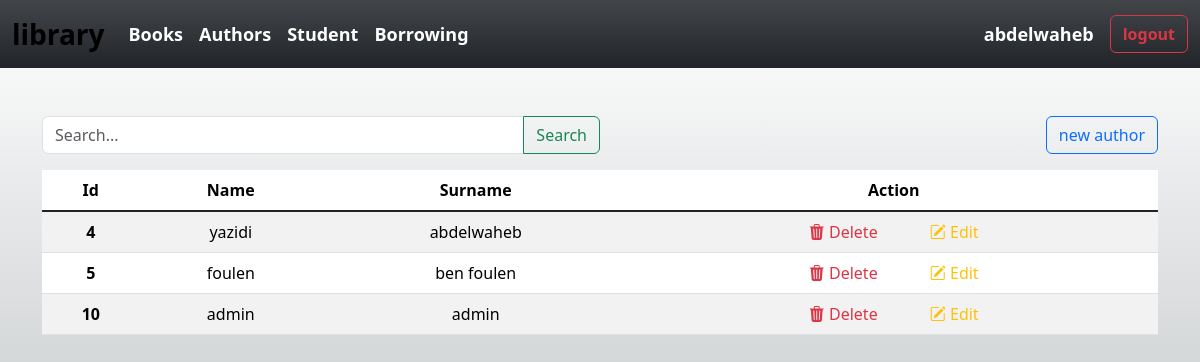
Screenshot of /book/author (signed in) with the database file from the repository.
### users/models.py (models this page shows)
class Users(models.Model):
    info = models.OneToOneField(User,null=False,on_delete=models.CASCADE)
    reset_password_token = models.CharField(max_length=50,default="",blank=True)
    reset_password_expire = models.DateTimeField(null=True,blank=True)
    active = models.BooleanField(default=True,null=False)

### book/models.py (models this page shows)
class Author(models.Model):
    name = models.TextField(max_length=30,null=False)
    surname = models.TextField(max_length=30,null=False)

### book/views.py (the view)
# urls.py: path('author', index_author, name='author'),
@login_required
def index_author (req):
    data = Author.objects.all()
    user=Users.objects.get(info__username=req.user.username)
    x={
        "authors" : data,
        'user':user
    }
    if req.method=='GET' and req.GET.get('search') :
        mc=req.GET.get('search')
        data=Author.objects.filter(Q(name__contains=mc) | Q(surname__contains=mc))
        x['search']=mc
        x['authors']=data
    return render(req,'author/index.html',x)

### templates/author/index.html
{% extends  'index.html' %}
{% block body %}
<div class="w-100 mb-3 d-flex justify-content-between">
  <form class="input-group w-50" method="get">
    <input type="text" value="{{search}}" name="search" style="box-shadow: none;" class="form-control" placeholder="Search..." aria-label="Recipient's username" aria-describedby="basic-addon2">
    <button type="submit" class="btn btn-outline-success" id="basic-addon2">Search</button>
</form>
    <a class="btn btn-outline-primary" href="{% url 'new_author' %}">new author</a>
</div>
<table class="table table-striped table-hover">
    <thead>
      <tr>
        <th scope="col">Id</th>
        <th scope="col">Name</th>
        <th scope="col">Surname</th>
        <th scope="col">Action</th>
      </tr>
    </thead>
    <tbody class="table-group-divider">
        {% for i in authors %}
      <tr>
        <th scope="row">{{i.id}}</th>
        <td>{{i.name}}</td>
        <td>{{i.surname}}</td>
        <td>
          <a class="text-danger me-5" onclick="return confirm('vous etez sur  de supremer')" href="{% url 'delete_author' i.id %}"><i class="bi bi-trash3-fill"></i> Delete</a>
          <a class="text-warning" href="{% url 'edit_author' i.id %}"><i class="bi bi-pencil-square"></i> Edit</a>
        </td>
      </tr>
      {% endfor %}
    </tbody>
  </table>
{% endblock %}

### templates/index.html (shortened to what this page needs)
<!DOCTYPE html>
<html lang="en">
<head>
    <link href="https://cdn.jsdelivr.net/npm/bootstrap@5.3.3/dist/css/bootstrap.min.css" rel="stylesheet">
    <link rel="stylesheet" href="https://cdn.jsdelivr.net/npm/bootstrap-icons@1.11.3/font/bootstrap-icons.min.css">
  </head>
<body>
    <nav class="navbar navbar-expand-lg bg-gradient bg-dark">
        <div class="container-fluid">
          <a class="navbar-brand fw-bold fs-3" href=" {% url 'home' %} ">library</a>
          <div class="collapse navbar-collapse" id="navbarSupportedContent">
            <ul class="navbar-nav me-auto mb-2 mb-lg-0">
              <li class="nav-item">
                <a class="nav-link" href="{% url 'book' %}">Books</a>
              </li>
              <li class="nav-item">
                <a class="nav-link" href="{% url 'author' %}">Authors</a>
              </li>
              <li class="nav-item">
                <a class="nav-link " href="{% url 'student' %}" >Student</a>
              </li>
              <li class="nav-item">
                <a class="nav-link " href="{% url 'borrowing' %}" >Borrowing</a>
              </li>
            </ul>
            <div class="d-flex align-items-center" >
              {% if user.info.is_authenticated == True %}
              {% if user.info.last_name or user.info.first_name %}
              <a class="nav-link text-white title" data-text="Profile" href="{% url 'profile' %}">{{user.info.first_name}}  {{user.info.last_name}}</a>
              {%else%}
              <a class="nav-link text-white title" data-text="Profile" href="{% url 'profile' %}">{{user.info.username}}</a>
              {%endif%}
              <a  class="ms-3 btn fw-bold btn-outline-danger" href="{% url 'logout' %}">logout</a>
              {%else%}
              <a  class="btn fw-bold btn-outline-success" href="{% url 'signin' %}">Sign in</a>
              {%endif%}
            </div>
          </div>
        </div>
      </nav>
      <div class="container mt-5">
        {% block body %}
        {% endblock %}
      </div>
</body>
</html>

### templates/index.html (style rules this page uses)
a { text-decoration: none; }
th,td { text-align: center; }
.nav-link { color: #fff; font-weight: 600; font-size: large; }
body { min-height: 100vh; background: linear-gradient(rgb(255, 255, 255),rgb(161, 167, 170)); }

### rows the page displays
Users: info.username "abdelwaheb"
Author: id "4", name "yazidi", surname "abdelwaheb"
Author: id "5", name "foulen", surname "ben foulen"
Author: id "10", name "admin", surname "admin"
